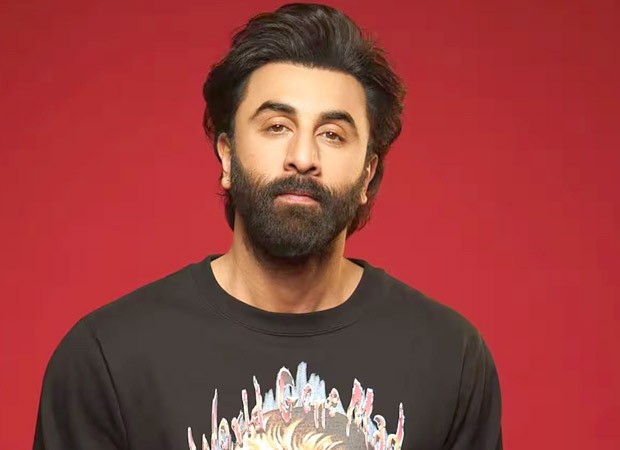
#> input picture Computer_Vision/Images/Ranbir.jpg, 620 x 450 px, found by its file name
$ jupyter execute Notebook_1.ipynb
#> lines starting #> are read from the running program, lines starting #| are printed output that depends on the picture
**Crop Image using OpenCV Python**

[cell 1]
import cv2

[cell 2]
img = cv2.imread(r"D:\Computer-Vision\Computer_Vision\Images\Ranbir.jpg")
#> img is the input picture: shape (450, 620, 3); mean B, G, R 61.8, 63.7, 151.7
re_img = cv2.resize(img,(400,300))

#img[y1:y2,x1:x2]
crop = re_img[:200,50:]
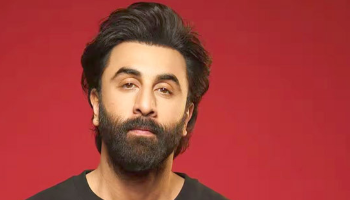
#> crop: shape (200, 350, 3); mean B, G, R 59.2, 62.4, 166

cv2.imshow("Crop_img",crop)
cv2.waitKey(5000)
cv2.destroyAllWindows()


$ run again, with Computer_Vision/Images/Animal.jpg copied over Computer_Vision/Images/Ranbir.jpg
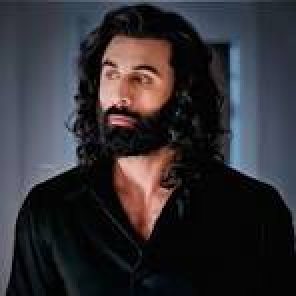
#> input picture Computer_Vision/Images/Animal.jpg, 148 x 148 px, found by its file name (shown 2 times larger)
#> img is the input picture: shape (148, 148, 3); mean B, G, R 51.8, 47, 49.3
#> `re_img = cv2.resize(img,(400,300))`:
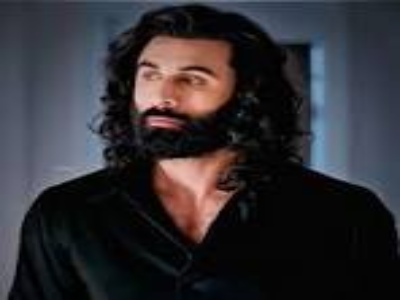
#> re_img: shape (300, 400, 3); mean B, G, R 51.7, 46.9, 49.2
#> `crop = re_img[:200,50:]`:
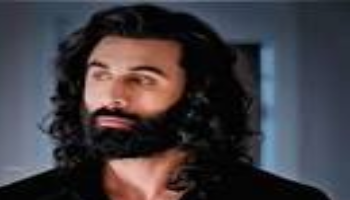
#> crop: shape (200, 350, 3); mean B, G, R 65.1, 59.6, 63.7
